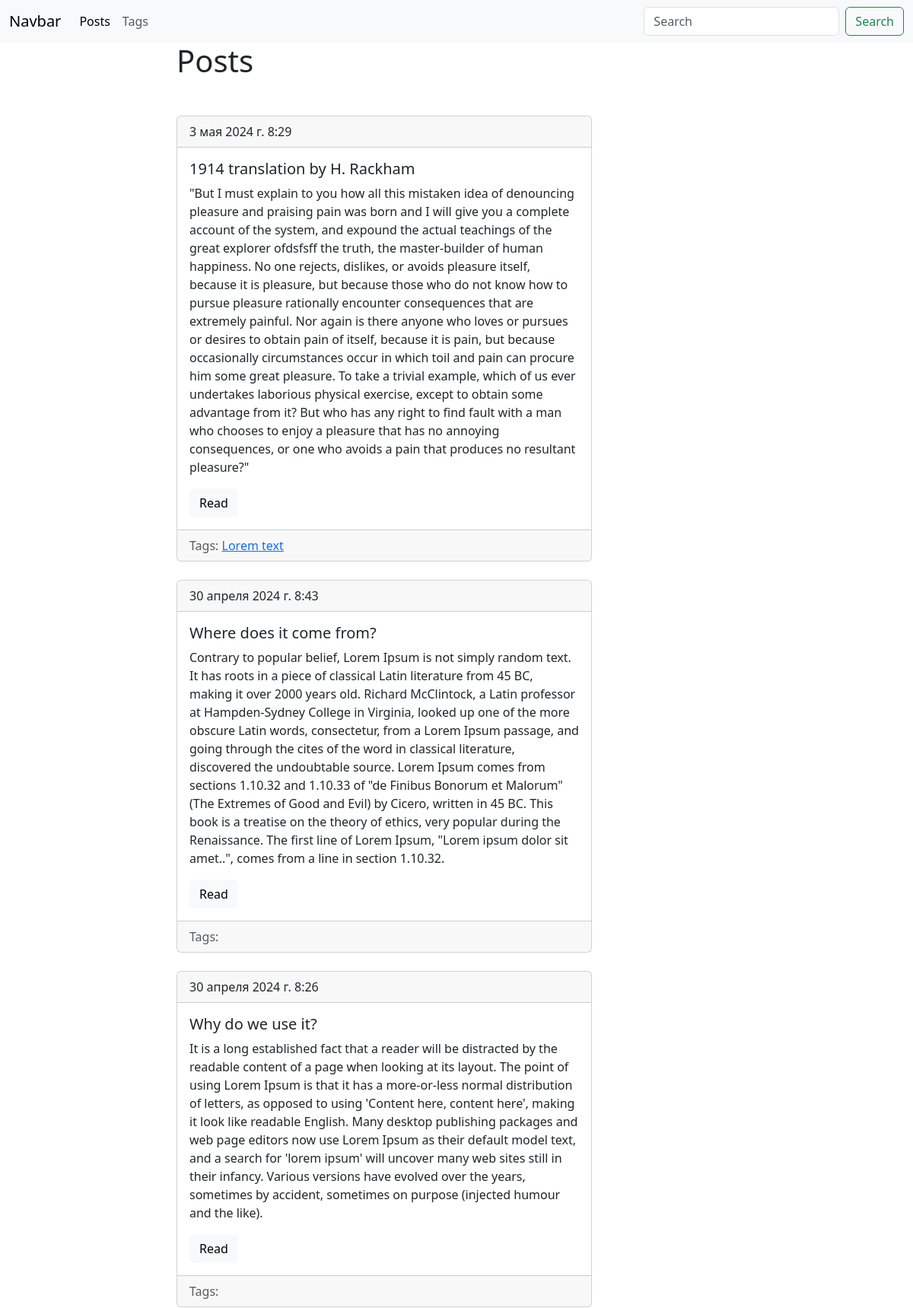
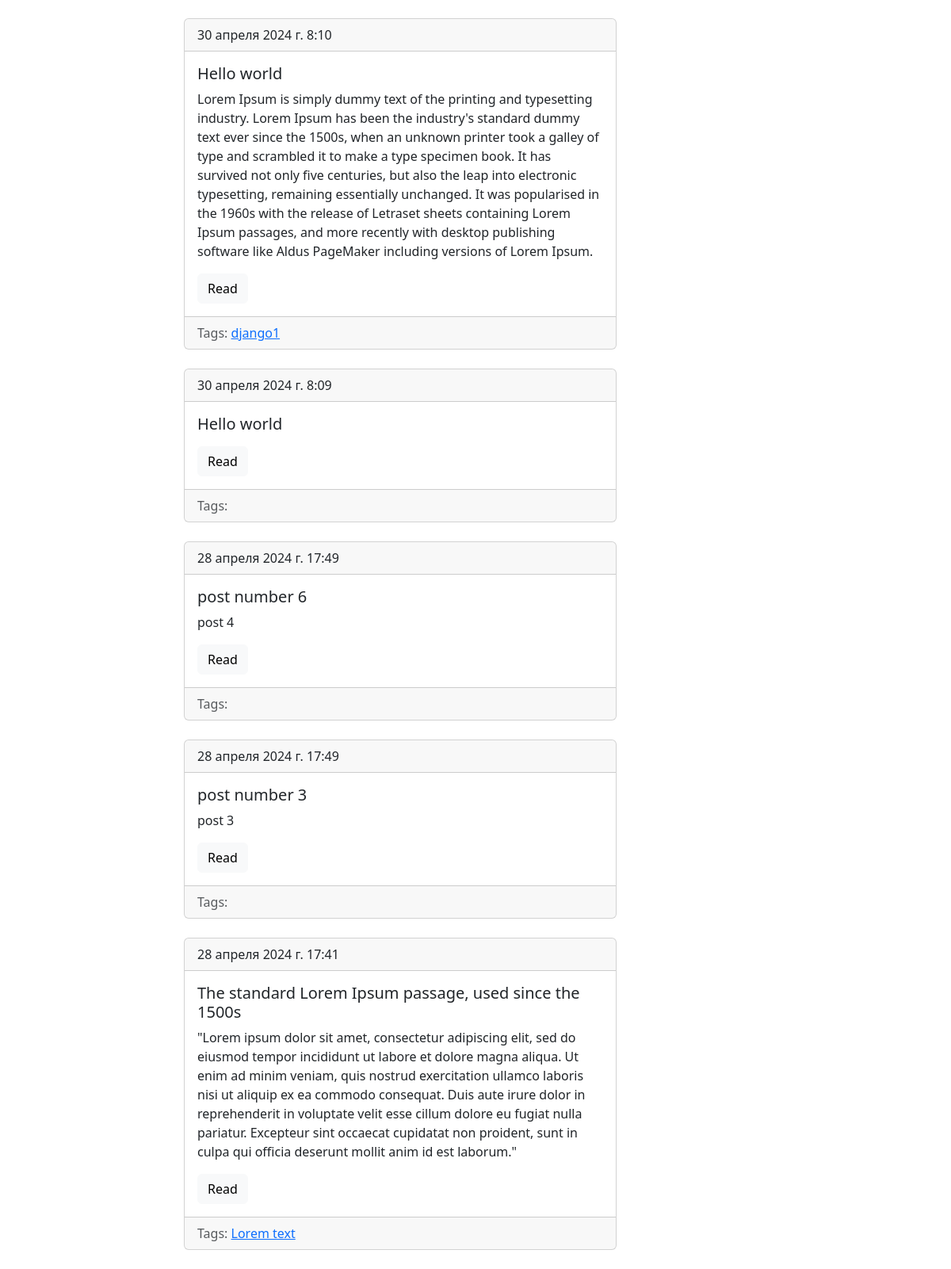
Screenshot of /blog/ with the database file from the repository (2 pictures, top to bottom).
### blog/models.py (models this page shows, shortened)
class Post(models.Model):
     title = models.CharField(max_length = 150, db_index = True)
     slug = models.SlugField(max_length = 150, blank=True, unique = True)
     bodu = models.TextField(blank = True, db_index = True)
     date_pub = models.DateTimeField(auto_now_add = True)
     tags = models.ManyToManyField('Tag', blank=True, related_name='posts')
     def get_absolute_url(self):
         return reverse("post_detail_url", kwargs={'slug':self.slug})
     class Meta:
          ordering = ['-date_pub']

class Tag(models.Model):
     title = models.CharField(max_length=50)
     slug = models.SlugField(max_length=50, blank=True ,  unique = True)
     def get_absolute_url(self):
          return reverse('tag_detail_url', kwargs = {'slug':self.slug})
     class Meta:
          ordering = ['title']

### blog/views.py (the view)
# urls.py: path('', posts_list, name = 'posts_list_url'),
def posts_list(request):
    search_query = request.GET.get('search',' ')
    if search_query:
        posts = Post.objects.filter(Q(title__icontains = search_query) | Q(bodu__icontains = search_query))
    else:
        posts = Post.objects.all()
    posts_page = 10
    paginator = Paginator(posts,posts_page)
    page_number = request.GET.get('page',1)
    page = paginator.get_page(page_number)
    ispaginated = page.has_other_pages()
    if page.has_previous():
        prev_url = '?=page{}'.format(page.previous_page_number())
    else:
        prev_url = ''
    if page.has_next():
        next_url = '?page={}'.format(page.next_page_number())
    else:
        next_url = ''
    context ={
        'page_object':page,
        'ispaginated': ispaginated,
        'next_url':next_url,
        'prev_url': prev_url
    }
    return render(request, 'blog/index.html' ,context = context)

### blog/templates/blog/index.html (shortened to what this page needs)
{%extends 'blog/base_blog.html'%}
{%block content %}
    <h1 class="mb-5">Posts</h1>
    {% for post in page_object.object_list %}
    {% include 'blog/includes/post_cardTempletes.html'%}
    {% endfor %}
{% endblock %}

### blog/templates/blog/includes/post_cardTempletes.html
<div class="card">
    <div class="card-header">{{post.date_pub}}</div>
    <div class="card-body">
      <h5 class="card-title">{{post.title}}</h5>
      <p class="card-text">{{post.bodu}}</p>
      <a href="{{post.get_absolute_url}}" class="btn btn-light">Read</a>
    </div>
    <div class="card-footer text-body-secondary">
       Tags:
       {%for tag in post.tags.all%}
        <a href = "{{tag.get_absolute_url}}">{{tag.title}}</a>
       {%endfor%}
      </div>
  </div>
  <br />

### rows the page displays
Post: date_pub "3 мая 2024 г. 8:29", title "1914 translation by H. Rackham", bodu "\"But I must explain to you how all this mistaken idea of denouncing pleasure and praising pain was born and I will give you a complete account of the system, and expound the actual teachings of the great explorer ofdsfsff the truth, the master-builder of human happiness. No one rejects, dislikes, or avoids pleasure itself, because it is pleasure, but because those who do not know how to pursue pleasure rationally encounter consequences that are extremely painful. Nor again is there anyone who loves or pursues or desires to obtain pain of itself, because it is pain, but because occasionally circumstances occur in which toil and pain can procure him some great pleasure. To take a trivial…"
Tag: title "Lorem text"
Post: date_pub "30 апреля 2024 г. 8:43", title "Where does it come from?", bodu "Contrary to popular belief, Lorem Ipsum is not simply random text. It has roots in a piece of classical Latin literature from 45 BC, making it over 2000 years old. Richard McClintock, a Latin professor at Hampden-Sydney College in Virginia, looked up one of the more obscure Latin words, consectetur, from a Lorem Ipsum passage, and going through the cites of the word in classical literature, discovered the undoubtable source. Lorem Ipsum comes from sections 1.10.32 and 1.10.33 of \"de Finibus Bonorum et Malorum\" (The Extremes of Good and Evil) by Cicero, written in 45 BC. This book is a treatise on the theory of ethics, very popular during the Renaissance. The first line of Lorem Ipsum,…"
Post: date_pub "30 апреля 2024 г. 8:26", title "Why do we use it?", bodu "It is a long established fact that a reader will be distracted by the readable content of a page when looking at its layout. The point of using Lorem Ipsum is that it has a more-or-less normal distribution of letters, as opposed to using 'Content here, content here', making it look like readable English. Many desktop publishing packages and web page editors now use Lorem Ipsum as their default model text, and a search for 'lorem ipsum' will uncover many web sites still in their infancy. Various versions have evolved over the years, sometimes by accident, sometimes on purpose (injected humour and the like)."
Post: date_pub "30 апреля 2024 г. 8:10", title "Hello world", bodu "Lorem Ipsum is simply dummy text of the printing and typesetting industry. Lorem Ipsum has been the industry's standard dummy text ever since the 1500s, when an unknown printer took a galley of type and scrambled it to make a type specimen book. It has survived not only five centuries, but also the leap into electronic typesetting, remaining essentially unchanged. It was popularised in the 1960s with the release of Letraset sheets containing Lorem Ipsum passages, and more recently with desktop publishing software like Aldus PageMaker including versions of Lorem Ipsum."
Tag: title "django1"
Post: date_pub "30 апреля 2024 г. 8:09", title "Hello world"
Post: date_pub "28 апреля 2024 г. 17:49", title "post number 6", bodu "post 4"
Post: date_pub "28 апреля 2024 г. 17:49", title "post number 3", bodu "post 3"
Post: date_pub "28 апреля 2024 г. 17:41", title "The standard Lorem Ipsum passage, used since the 1500s", bodu "\"Lorem ipsum dolor sit amet, consectetur adipiscing elit, sed do eiusmod tempor incididunt ut labore et dolore magna aliqua. Ut enim ad minim veniam, quis nostrud exercitation ullamco laboris nisi ut aliquip ex ea commodo consequat. Duis aute irure dolor in reprehenderit in voluptate velit esse cillum dolore eu fugiat nulla pariatur. Excepteur sint occaecat cupidatat non proident, sunt in culpa qui officia deserunt mollit anim id est laborum.\""
